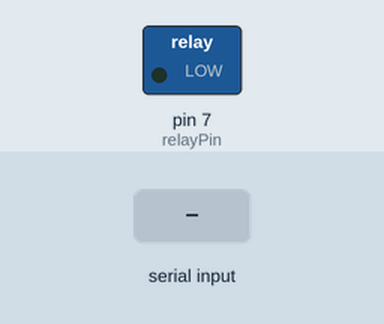
Recording of a sketch running on a simulated Arduino Uno, built with avr-gcc and run on an emulated ATmega328P. Parts: switched loads named in the sketch (green lamp = pin HIGH). The inputs (shaded band) are chosen by the test bench.

Above: at 1.2 s.
1.3 s: "L" received over Serial
At 2.5 s:
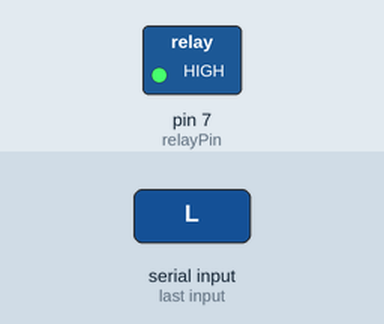
2.8 s: "O" received over Serial
At 3.9 s:
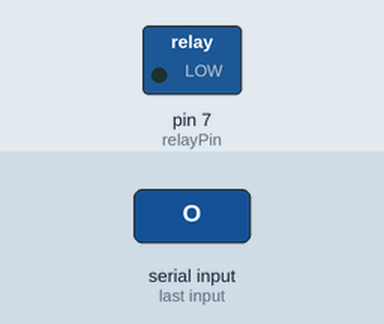
Timing chart, 0 to 5.8 s (numbered marks = the images above; inputs shaded):
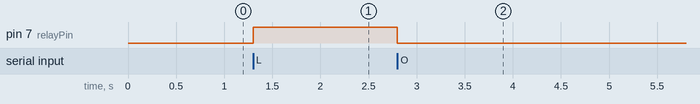

The sketch:

AI-Home-Automation.ino
```cpp
int relayPin = 7;

void setup() {
  Serial.begin(9600);
  pinMode(relayPin, OUTPUT);
  digitalWrite(relayPin, LOW); // Relay OFF initially
}

void loop() {
  if (Serial.available()) {
    char command = Serial.read();

    if (command == 'L') {          // Light ON
      digitalWrite(relayPin, HIGH);
    } else if (command == 'O') {   // Light OFF
      digitalWrite(relayPin, LOW);
    }

    // You can include other controls like:
    // 'H' -> Hold, 'R' -> Release, etc.
  }
}
```

Measured:
- after the input at 1.3 s, pin 7 (relayPin): LOW → HIGH at once
- after the input at 2.8 s, pin 7 (relayPin): HIGH → LOW at once
